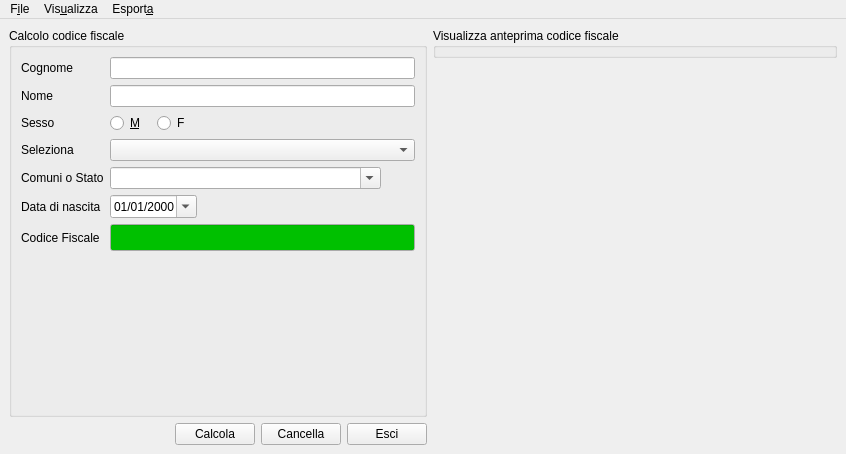
<?xml version="1.0" encoding="UTF-8"?>
<ui version="4.0">
 <class>cod_fisc</class>
 <widget class="QMainWindow" name="cod_fisc">
  <property name="geometry">
   <rect>
    <x>0</x>
    <y>0</y>
    <width>846</width>
    <height>454</height>
   </rect>
  </property>
  <property name="sizePolicy">
   <sizepolicy hsizetype="Fixed" vsizetype="Fixed">
    <horstretch>0</horstretch>
    <verstretch>0</verstretch>
   </sizepolicy>
  </property>
  <property name="maximumSize">
   <size>
    <width>846</width>
    <height>454</height>
   </size>
  </property>
  <property name="windowTitle">
   <string>Codice fiscale</string>
  </property>
  <property name="windowIcon">
   <iconset resource="../biblio.qrc">
    <normaloff>:/images/codicefisc.png</normaloff>:/images/codicefisc.png</iconset>
  </property>
  <widget class="QWidget" name="centralwidget">
   <layout class="QGridLayout" name="gridLayout_2">
    <item row="3" column="0">
     <spacer name="verticalSpacer_3">
      <property name="orientation">
       <enum>Qt::Vertical</enum>
      </property>
      <property name="sizeHint" stdset="0">
       <size>
        <width>20</width>
        <height>40</height>
       </size>
      </property>
     </spacer>
    </item>
    <item row="0" column="0" rowspan="4" colspan="5">
     <widget class="QGroupBox" name="groupBox">
      <property name="sizePolicy">
       <sizepolicy hsizetype="Fixed" vsizetype="Preferred">
        <horstretch>0</horstretch>
        <verstretch>0</verstretch>
       </sizepolicy>
      </property>
      <property name="minimumSize">
       <size>
        <width>418</width>
        <height>0</height>
       </size>
      </property>
      <property name="maximumSize">
       <size>
        <width>418</width>
        <height>16777215</height>
       </size>
      </property>
      <property name="sizeIncrement">
       <size>
        <width>418</width>
        <height>0</height>
       </size>
      </property>
      <property name="baseSize">
       <size>
        <width>418</width>
        <height>0</height>
       </size>
      </property>
      <property name="title">
       <string>Calcolo codice fiscale</string>
      </property>
      <layout class="QGridLayout" name="gridLayout">
       <item row="0" column="0">
        <widget class="QLabel" name="label">
         <property name="text">
          <string>Cognome</string>
         </property>
        </widget>
       </item>
       <item row="1" column="0">
        <widget class="QLabel" name="label_2">
         <property name="text">
          <string>Nome</string>
         </property>
        </widget>
       </item>
       <item row="2" column="0">
        <widget class="QLabel" name="label_3">
         <property name="text">
          <string>Sesso</string>
         </property>
        </widget>
       </item>
       <item row="2" column="1">
        <widget class="QRadioButton" name="radioButtonM">
         <property name="toolTip">
          <string>Maschio</string>
         </property>
         <property name="text">
          <string>&amp;M</string>
         </property>
        </widget>
       </item>
       <item row="2" column="2">
        <widget class="QRadioButton" name="radioButtonF">
         <property name="toolTip">
          <string>Femmina</string>
         </property>
         <property name="text">
          <string>F</string>
         </property>
        </widget>
       </item>
       <item row="2" column="3">
        <spacer name="horizontalSpacer">
         <property name="orientation">
          <enum>Qt::Horizontal</enum>
         </property>
         <property name="sizeHint" stdset="0">
          <size>
           <width>191</width>
           <height>20</height>
          </size>
         </property>
        </spacer>
       </item>
       <item row="3" column="0">
        <widget class="QLabel" name="label_7">
         <property name="text">
          <string>Seleziona </string>
         </property>
        </widget>
       </item>
       <item row="4" column="0">
        <widget class="QLabel" name="label_6">
         <property name="text">
          <string>Comuni o Stato</string>
         </property>
        </widget>
       </item>
       <item row="5" column="0">
        <widget class="QLabel" name="label_4">
         <property name="text">
          <string>Data di nascita</string>
         </property>
        </widget>
       </item>
       <item row="5" column="1" colspan="2">
        <widget class="QDateEdit" name="calendarWidget">
         <property name="toolTip">
          <string>Seleziona data di nascita</string>
         </property>
         <property name="wrapping">
          <bool>false</bool>
         </property>
         <property name="frame">
          <bool>true</bool>
         </property>
         <property name="displayFormat">
          <string>dd/MM/yyyy</string>
         </property>
         <property name="calendarPopup">
          <bool>true</bool>
         </property>
        </widget>
       </item>
       <item row="6" column="0">
        <widget class="QLabel" name="label_5">
         <property name="text">
          <string>Codice Fiscale</string>
         </property>
        </widget>
       </item>
       <item row="7" column="1">
        <spacer name="verticalSpacer_2">
         <property name="orientation">
          <enum>Qt::Vertical</enum>
         </property>
         <property name="sizeHint" stdset="0">
          <size>
           <width>20</width>
           <height>40</height>
          </size>
         </property>
        </spacer>
       </item>
       <item row="8" column="4">
        <spacer name="horizontalSpacer_2">
         <property name="orientation">
          <enum>Qt::Horizontal</enum>
         </property>
         <property name="sizeHint" stdset="0">
          <size>
           <width>40</width>
           <height>20</height>
          </size>
         </property>
        </spacer>
       </item>
       <item row="3" column="1" colspan="4">
        <widget class="QComboBox" name="comboBox_sel">
         <property name="toolTip">
          <string>Seleziona comune o stato</string>
         </property>
        </widget>
       </item>
       <item row="1" column="1" colspan="4">
        <widget class="QLineEdit" name="lineEditNome">
         <property name="toolTip">
          <string>Nome</string>
         </property>
        </widget>
       </item>
       <item row="0" column="1" colspan="4">
        <widget class="QLineEdit" name="lineEditCognome">
         <property name="toolTip">
          <string>Cognome</string>
         </property>
        </widget>
       </item>
       <item row="4" column="1" colspan="3">
        <widget class="QComboBox" name="comboBoxComune">
         <property name="toolTip">
          <string>Seleziona comune o stato</string>
         </property>
         <property name="editable">
          <bool>true</bool>
         </property>
        </widget>
       </item>
       <item row="6" column="1" colspan="4">
        <widget class="QLineEdit" name="lineEditCodiceFiscale">
         <property name="palette">
          <palette>
           <active>
            <colorrole role="Base">
             <brush brushstyle="SolidPattern">
              <color alpha="255">
               <red>0</red>
               <green>192</green>
               <blue>0</blue>
              </color>
             </brush>
            </colorrole>
           </active>
           <inactive>
            <colorrole role="Base">
             <brush brushstyle="SolidPattern">
              <color alpha="255">
               <red>0</red>
               <green>192</green>
               <blue>0</blue>
              </color>
             </brush>
            </colorrole>
           </inactive>
           <disabled>
            <colorrole role="Base">
             <brush brushstyle="SolidPattern">
              <color alpha="255">
               <red>241</red>
               <green>241</green>
               <blue>241</blue>
              </color>
             </brush>
            </colorrole>
           </disabled>
          </palette>
         </property>
         <property name="font">
          <font>
           <pointsize>12</pointsize>
           <weight>75</weight>
           <bold>true</bold>
          </font>
         </property>
         <property name="toolTip">
          <string>Visualizza codice fiscale</string>
         </property>
         <property name="readOnly">
          <bool>true</bool>
         </property>
        </widget>
       </item>
      </layout>
     </widget>
    </item>
    <item row="4" column="5">
     <spacer name="horizontalSpacer_3">
      <property name="orientation">
       <enum>Qt::Horizontal</enum>
      </property>
      <property name="sizeHint" stdset="0">
       <size>
        <width>308</width>
        <height>20</height>
       </size>
      </property>
     </spacer>
    </item>
    <item row="4" column="4">
     <widget class="QPushButton" name="esci">
      <property name="sizePolicy">
       <sizepolicy hsizetype="Fixed" vsizetype="Fixed">
        <horstretch>0</horstretch>
        <verstretch>0</verstretch>
       </sizepolicy>
      </property>
      <property name="toolTip">
       <string>Esci</string>
      </property>
      <property name="text">
       <string>Esci</string>
      </property>
      <property name="icon">
       <iconset resource="../biblio.qrc">
        <normaloff>:/images/exit.png</normaloff>:/images/exit.png</iconset>
      </property>
     </widget>
    </item>
    <item row="4" column="3">
     <widget class="QPushButton" name="pushButtonCancella">
      <property name="sizePolicy">
       <sizepolicy hsizetype="Fixed" vsizetype="Fixed">
        <horstretch>0</horstretch>
        <verstretch>0</verstretch>
       </sizepolicy>
      </property>
      <property name="toolTip">
       <string>Cancella tutto</string>
      </property>
      <property name="text">
       <string>Cancella</string>
      </property>
      <property name="icon">
       <iconset resource="../biblio.qrc">
        <normaloff>:/images/edit-delete.png</normaloff>:/images/edit-delete.png</iconset>
      </property>
     </widget>
    </item>
    <item row="4" column="2">
     <widget class="QPushButton" name="pushButtonCalcola">
      <property name="sizePolicy">
       <sizepolicy hsizetype="Fixed" vsizetype="Fixed">
        <horstretch>0</horstretch>
        <verstretch>0</verstretch>
       </sizepolicy>
      </property>
      <property name="toolTip">
       <string>Calcola codice fiscale</string>
      </property>
      <property name="text">
       <string>Calcola</string>
      </property>
      <property name="icon">
       <iconset resource="../biblio.qrc">
        <normaloff>:/images/codicefisc.png</normaloff>:/images/codicefisc.png</iconset>
      </property>
     </widget>
    </item>
    <item row="2" column="5">
     <widget class="QLabel" name="image_cod_fisc">
      <property name="text">
       <string/>
      </property>
     </widget>
    </item>
    <item row="0" column="5">
     <widget class="QGroupBox" name="groupBox_2">
      <property name="minimumSize">
       <size>
        <width>0</width>
        <height>30</height>
       </size>
      </property>
      <property name="maximumSize">
       <size>
        <width>16777215</width>
        <height>30</height>
       </size>
      </property>
      <property name="baseSize">
       <size>
        <width>0</width>
        <height>30</height>
       </size>
      </property>
      <property name="title">
       <string>Visualizza anteprima codice fiscale</string>
      </property>
      <layout class="QGridLayout" name="gridLayout_5">
       <item row="0" column="0">
        <layout class="QGridLayout" name="gridLayout_4"/>
       </item>
      </layout>
     </widget>
    </item>
   </layout>
  </widget>
  <widget class="QMenuBar" name="menubar">
   <property name="geometry">
    <rect>
     <x>0</x>
     <y>0</y>
     <width>846</width>
     <height>30</height>
    </rect>
   </property>
   <widget class="QMenu" name="menuFile">
    <property name="title">
     <string>F&amp;ile</string>
    </property>
    <addaction name="actionStampa"/>
    <addaction name="separator"/>
    <addaction name="actionEsci"/>
   </widget>
   <widget class="QMenu" name="menuVisulizza">
    <property name="title">
     <string>Vis&amp;ualizza</string>
    </property>
    <addaction name="actionVisualizza_anteprima"/>
   </widget>
   <widget class="QMenu" name="menuEsporta">
    <property name="title">
     <string>Esport&amp;a</string>
    </property>
    <addaction name="actionEsporta_in_pdf"/>
    <addaction name="actionEsporta_in_immagine"/>
   </widget>
   <addaction name="menuFile"/>
   <addaction name="menuVisulizza"/>
   <addaction name="menuEsporta"/>
  </widget>
  <action name="actionEsci">
   <property name="text">
    <string>&amp;Esci</string>
   </property>
  </action>
  <action name="actionVisualizza_anteprima">
   <property name="checkable">
    <bool>true</bool>
   </property>
   <property name="text">
    <string>&amp;Visualizza anteprima</string>
   </property>
  </action>
  <action name="actionStampa">
   <property name="text">
    <string>&amp;Stampa</string>
   </property>
  </action>
  <action name="actionAbout">
   <property name="icon">
    <iconset resource="../biblio.qrc">
     <normaloff>:/images/codicefisc.png</normaloff>:/images/codicefisc.png</iconset>
   </property>
   <property name="text">
    <string>About</string>
   </property>
  </action>
  <action name="actionEsporta_in_pdf">
   <property name="text">
    <string>&amp;Esporta in pdf</string>
   </property>
  </action>
  <action name="actionEsporta_in_immagine">
   <property name="text">
    <string>Esporta &amp;in immagine</string>
   </property>
  </action>
  <action name="actionVerifica_partita_iva">
   <property name="icon">
    <iconset resource="../biblio.qrc">
     <normaloff>:/images/iva.png</normaloff>:/images/iva.png</iconset>
   </property>
   <property name="text">
    <string>Verifica partita iva</string>
   </property>
  </action>
  <action name="actionVerifica_codice_fiscale">
   <property name="icon">
    <iconset resource="../biblio.qrc">
     <normaloff>:/images/codice_fiscale_logo.png</normaloff>:/images/codice_fiscale_logo.png</iconset>
   </property>
   <property name="text">
    <string>Verifica codice fiscale</string>
   </property>
  </action>
 </widget>
 <tabstops>
  <tabstop>lineEditCognome</tabstop>
  <tabstop>lineEditNome</tabstop>
  <tabstop>radioButtonM</tabstop>
  <tabstop>radioButtonF</tabstop>
  <tabstop>comboBox_sel</tabstop>
  <tabstop>comboBoxComune</tabstop>
  <tabstop>calendarWidget</tabstop>
  <tabstop>lineEditCodiceFiscale</tabstop>
  <tabstop>pushButtonCalcola</tabstop>
  <tabstop>pushButtonCancella</tabstop>
  <tabstop>esci</tabstop>
 </tabstops>
 <resources>
  <include location="../biblio.qrc"/>
 </resources>
 <connections/>
</ui>
